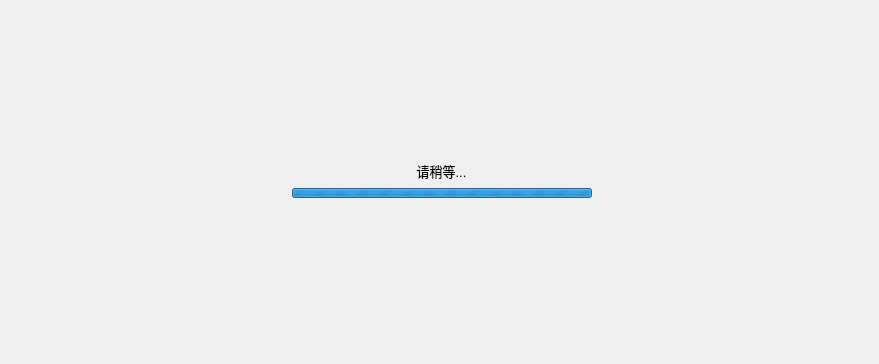
<?xml version="1.0" encoding="UTF-8"?>
<ui version="4.0">
 <class>QWaiting</class>
 <widget class="QWidget" name="QWaiting">
  <property name="geometry">
   <rect>
    <x>0</x>
    <y>0</y>
    <width>879</width>
    <height>364</height>
   </rect>
  </property>
  <property name="windowTitle">
   <string>Form</string>
  </property>
  <widget class="QWidget" name="">
   <property name="geometry">
    <rect>
     <x>11</x>
     <y>10</y>
     <width>861</width>
     <height>341</height>
    </rect>
   </property>
   <layout class="QVBoxLayout" name="verticalLayout_2">
    <item>
     <spacer name="verticalSpacer">
      <property name="orientation">
       <enum>Qt::Vertical</enum>
      </property>
      <property name="sizeHint" stdset="0">
       <size>
        <width>20</width>
        <height>40</height>
       </size>
      </property>
     </spacer>
    </item>
    <item>
     <layout class="QVBoxLayout" name="verticalLayout">
      <item>
       <widget class="QLabel" name="labelText">
        <property name="font">
         <font>
          <family>Segoe UI</family>
          <pointsize>10</pointsize>
          <stylestrategy>PreferAntialias</stylestrategy>
         </font>
        </property>
        <property name="text">
         <string>请稍等...</string>
        </property>
        <property name="alignment">
         <set>Qt::AlignCenter</set>
        </property>
       </widget>
      </item>
      <item>
       <layout class="QHBoxLayout" name="hLayoutPic">
        <item>
         <spacer name="hSpacerH1">
          <property name="orientation">
           <enum>Qt::Horizontal</enum>
          </property>
          <property name="sizeHint" stdset="0">
           <size>
            <width>37</width>
            <height>13</height>
           </size>
          </property>
         </spacer>
        </item>
        <item>
         <widget class="QProgressBar" name="progressBar">
          <property name="sizePolicy">
           <sizepolicy hsizetype="Preferred" vsizetype="Fixed">
            <horstretch>0</horstretch>
            <verstretch>0</verstretch>
           </sizepolicy>
          </property>
          <property name="minimumSize">
           <size>
            <width>300</width>
            <height>10</height>
           </size>
          </property>
          <property name="maximumSize">
           <size>
            <width>300</width>
            <height>10</height>
           </size>
          </property>
          <property name="minimum">
           <number>0</number>
          </property>
          <property name="maximum">
           <number>0</number>
          </property>
          <property name="value">
           <number>-1</number>
          </property>
          <property name="alignment">
           <set>Qt::AlignCenter</set>
          </property>
          <property name="textVisible">
           <bool>false</bool>
          </property>
          <property name="orientation">
           <enum>Qt::Horizontal</enum>
          </property>
          <property name="textDirection">
           <enum>QProgressBar::TopToBottom</enum>
          </property>
         </widget>
        </item>
        <item>
         <spacer name="hSpacerH2">
          <property name="orientation">
           <enum>Qt::Horizontal</enum>
          </property>
          <property name="sizeHint" stdset="0">
           <size>
            <width>37</width>
            <height>13</height>
           </size>
          </property>
         </spacer>
        </item>
       </layout>
      </item>
     </layout>
    </item>
    <item>
     <spacer name="verticalSpacer_2">
      <property name="orientation">
       <enum>Qt::Vertical</enum>
      </property>
      <property name="sizeHint" stdset="0">
       <size>
        <width>20</width>
        <height>40</height>
       </size>
      </property>
     </spacer>
    </item>
   </layout>
  </widget>
 </widget>
 <resources/>
 <connections/>
</ui>
